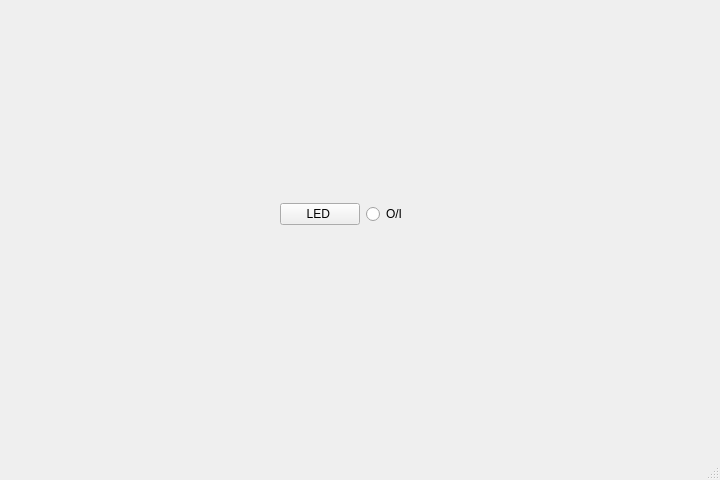
<?xml version="1.0" encoding="UTF-8"?>
<ui version="4.0">
 <class>MainWindow</class>
 <widget class="QMainWindow" name="MainWindow">
  <property name="geometry">
   <rect>
    <x>0</x>
    <y>0</y>
    <width>720</width>
    <height>480</height>
   </rect>
  </property>
  <property name="minimumSize">
   <size>
    <width>720</width>
    <height>480</height>
   </size>
  </property>
  <property name="maximumSize">
   <size>
    <width>720</width>
    <height>480</height>
   </size>
  </property>
  <property name="windowTitle">
   <string>MainWindow</string>
  </property>
  <widget class="QWidget" name="centralwidget">
   <widget class="QWidget" name="layoutWidget">
    <property name="geometry">
     <rect>
      <x>280</x>
      <y>200</y>
      <width>130</width>
      <height>28</height>
     </rect>
    </property>
    <layout class="QHBoxLayout" name="horizontalLayout">
     <item>
      <widget class="QPushButton" name="LedButton">
       <property name="text">
        <string>LED </string>
       </property>
       <property name="checkable">
        <bool>true</bool>
       </property>
      </widget>
     </item>
     <item>
      <widget class="QRadioButton" name="PressIndicator">
       <property name="text">
        <string>O/I</string>
       </property>
       <property name="checkable">
        <bool>true</bool>
       </property>
       <property name="autoExclusive">
        <bool>true</bool>
       </property>
      </widget>
     </item>
    </layout>
   </widget>
  </widget>
  <widget class="QMenuBar" name="menubar">
   <property name="geometry">
    <rect>
     <x>0</x>
     <y>0</y>
     <width>720</width>
     <height>21</height>
    </rect>
   </property>
  </widget>
  <widget class="QStatusBar" name="statusbar"/>
 </widget>
 <resources/>
 <connections>
  <connection>
   <sender>LedButton</sender>
   <signal>clicked()</signal>
   <receiver>PressIndicator</receiver>
   <slot>toggle()</slot>
   <hints>
    <hint type="sourcelabel">
     <x>318</x>
     <y>234</y>
    </hint>
    <hint type="destinationlabel">
     <x>385</x>
     <y>234</y>
    </hint>
   </hints>
  </connection>
 </connections>
</ui>
